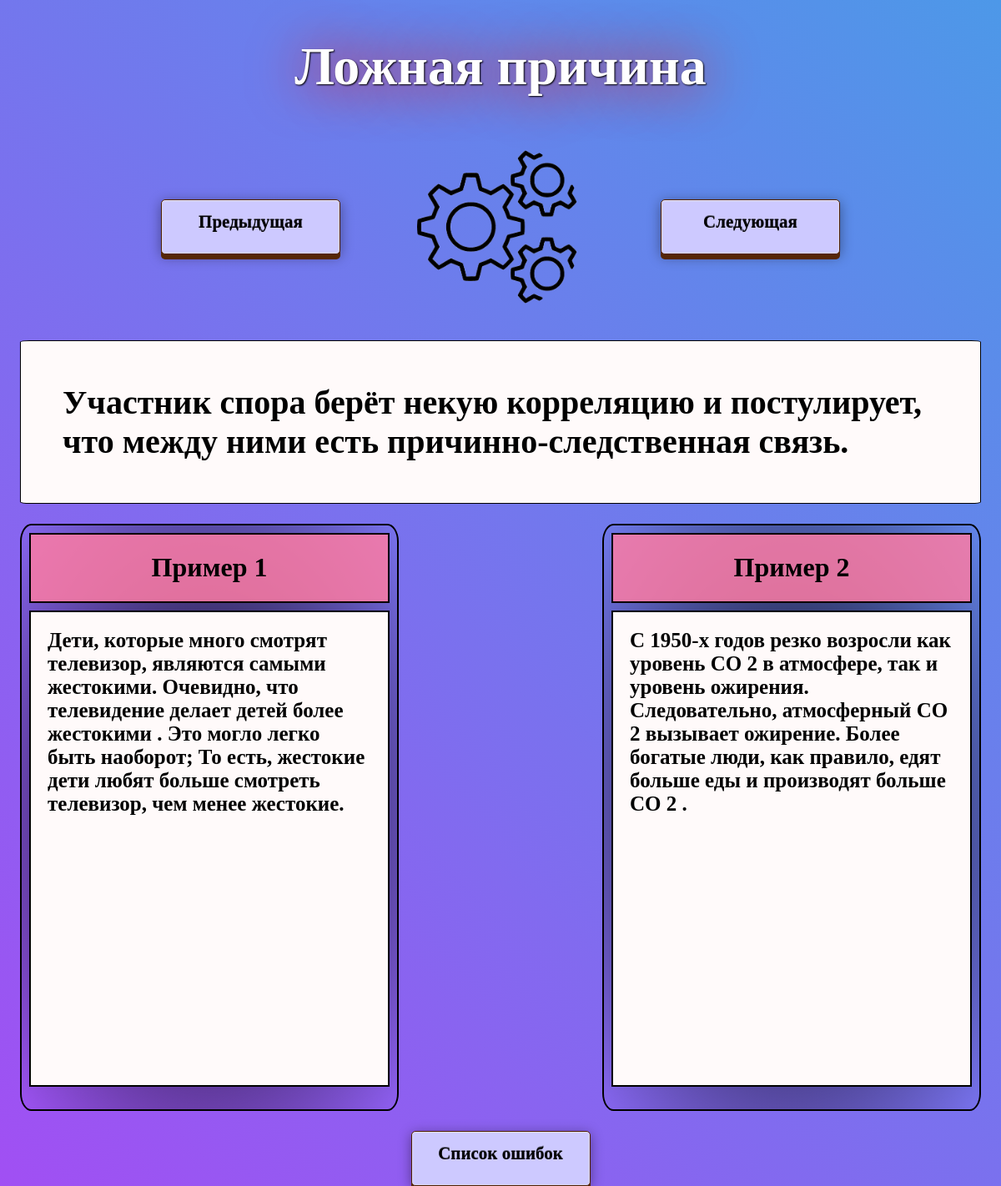
/fallacy/2/, run on the app's committed database.
### fallacies/models.py (models this page shows, shortened)
class Fallacy(models.Model):
    image = models.ImageField(upload_to='photos/%Y/%m/%d/', blank=True)
    title = models.CharField(max_length=255)
    content = models.TextField(default='About project')
    example1_text = models.TextField(default='Пример 1')
    example1_image = models.ImageField(upload_to='photos/%Y/%m/%d/', blank=True)
    example2_text = models.TextField(default='Пример 2')
    example2_image = models.ImageField(upload_to='photos/%Y/%m/%d/', blank=True)
    another_names = models.TextField(default='Another name 1')

### fallacies/views.py (the view)
# urls.py: path('fallacy/<int:fallacy_id>/', show_fallacy, name='fallacy'),
def show_fallacy(request, fallacy_id):
    fallacies = Fallacy.objects.all()
    fallacy = Fallacy.objects.get(pk=fallacy_id)
    if fallacy_id == 1:
        previous_fallacy = Fallacy.objects.get(pk=24)
    else:
        previous_fallacy = Fallacy.objects.get(pk=fallacy_id - 1)
    if fallacy_id == 24:
        next_fallacy = Fallacy.objects.get(pk=1)
    else:
        next_fallacy = Fallacy.objects.get(pk=fallacy_id + 1)
    return render(request, 'fallacies/fallacy.html', {'fallacies': fallacies, 'fallacy': fallacy, 'previous_fallacy': previous_fallacy, 'next_fallacy': next_fallacy})

### fallacies/templates/fallacies/fallacy.html (shortened to what this page needs)
{% load static %}
<!DOCTYPE html>
<html lang="en">
<head>
        <link type="text/css" href="{% static 'fallacies/css/fallacy_styles.css' %}" rel="stylesheet" />
</head>
<body>
    <div class="titlefallacy">
    <h1 class="headerh1">{{fallacy.title}}</h1>
        </div>
    <div class="navigate">
        <a href='/fallacy/{{previous_fallacy.id}}' class="button19">Предыдущая</a>
        <img class="fallacy-img" src="{{fallacy.image.url}}" alt="lorem">
        <a href='/fallacy/{{next_fallacy.id}}' class="button19">Следующая</a>
    </div>
<div class="description-block">
<p class="fallacy-content">{{fallacy.content}}</p>
</div>
<div class="examples">
    <div class="example 1">
        <div class="blockh1example">
        <h1 class="exampleh1">Пример 1</h1>
            </div>
        <div class="exampletextblock">
        <h2 class="example-text 1">{{fallacy.example1_text}}</h2>
            </div>
    </div>
    <div class="example 2">
        <div class="blockh1example">
        <h1 class="exampleh1">Пример 2</h1>
            </div>
        <div class="exampletextblock">
        <h2 class="example-text 2">{{fallacy.example2_text}}</h2>
        </div>
    </div>
</div>
<div class="bottom-button">
    <a href='{% url "home" %}' class="button19">Список ошибок</a>
</div>
</body>
</html>

### fallacies/static/fallacies/css/fallacy_styles.css (style rules this page uses)
html, body { margin: 0; background: linear-gradient(45deg, #fc00ff, #00dbde); height: 100%; background-size: 300% 300%; animation: grad 10s ease infinite; }
.titlefallacy { display: flex; justify-content: center; }
.navigate { display: flex; justify-content: center; align-items: center; }
.fallacy-img { padding: 1%; margin-right: 80px; margin-left: 80px; }
.description-block { display: flex; justify-content: center; margin: 2%; border: 1px solid black; background-color: snow; border-radius: 1%; }
.fallacy-content { font-size: 40px; font-weight: bold; margin: 50px; }
.blockh1example { display: flex; justify-content: center; margin: 2%; border: 2px solid black; background-color: rgba(255,125,165,0.84); }
.headerh1 { text-shadow: 1px 1px 2px black, 0 0 1em red; color: white; font-size: 4em; }
.fallacy-img { width: 200px; height: 200px; border-radius: 50%; }
.examples { display: flex; justify-content: space-between; margin: 2%; }
.example { display: inline-block; width: 450px; min-height: 700px; border: 2px solid black; border-radius: 3%; background: radial-gradient(black, transparent); }
.exampleh1 { text-align: center; }
.exampletextblock { display: flex; justify-content: center; margin: 2%; border: 2px solid black; background-color: snow; min-height: 81%; }
.example-text { font-size: 25px; margin: 20px; min-height: 100%; align-items: stretch }
.bottom-button { display: flex; justify-content: center; }
a.button19 { text-align: center; font-size: 21px; width: 150px; height: 35px; font-weight: bold; color: black; text-decoration: none; text-shadow: 0 -1px rgba(0,0,0,.5); user-select: none; padding: .7em 1.5em; border: 1px solid rgb(80,32,0); border-radius: 5px; outline: none; background: #cdc9ff; box-shadow: 0 6px rgb(86,38,6), 0 3px 15px rgba(0,0,0,.4), inset 0 1px rgba(255,255,255,.3), inset 0 0 3px rgba(255,255,255,.5); transition: .2s; }

### data on the page
Fallacy: title "Ложная причина", image (picture), content "Участник спора берёт некую корреляцию и постулирует, что между ними есть причинно-следственная связь.", example1_text "Дети, которые много смотрят телевизор, являются самыми жестокими. Очевидно, что телевидение делает детей более жестокими . Это могло легко быть наоборот; То есть, жестокие дети любят больше смотреть телевизор, чем менее жестокие.", example2_text "С 1950-х годов резко возросли как уровень CO 2 в атмосфере, так и уровень ожирения. Следовательно, атмосферный CO 2 вызывает ожирение. Более богатые люди, как правило, едят больше еды и производят больше CO 2 ."
